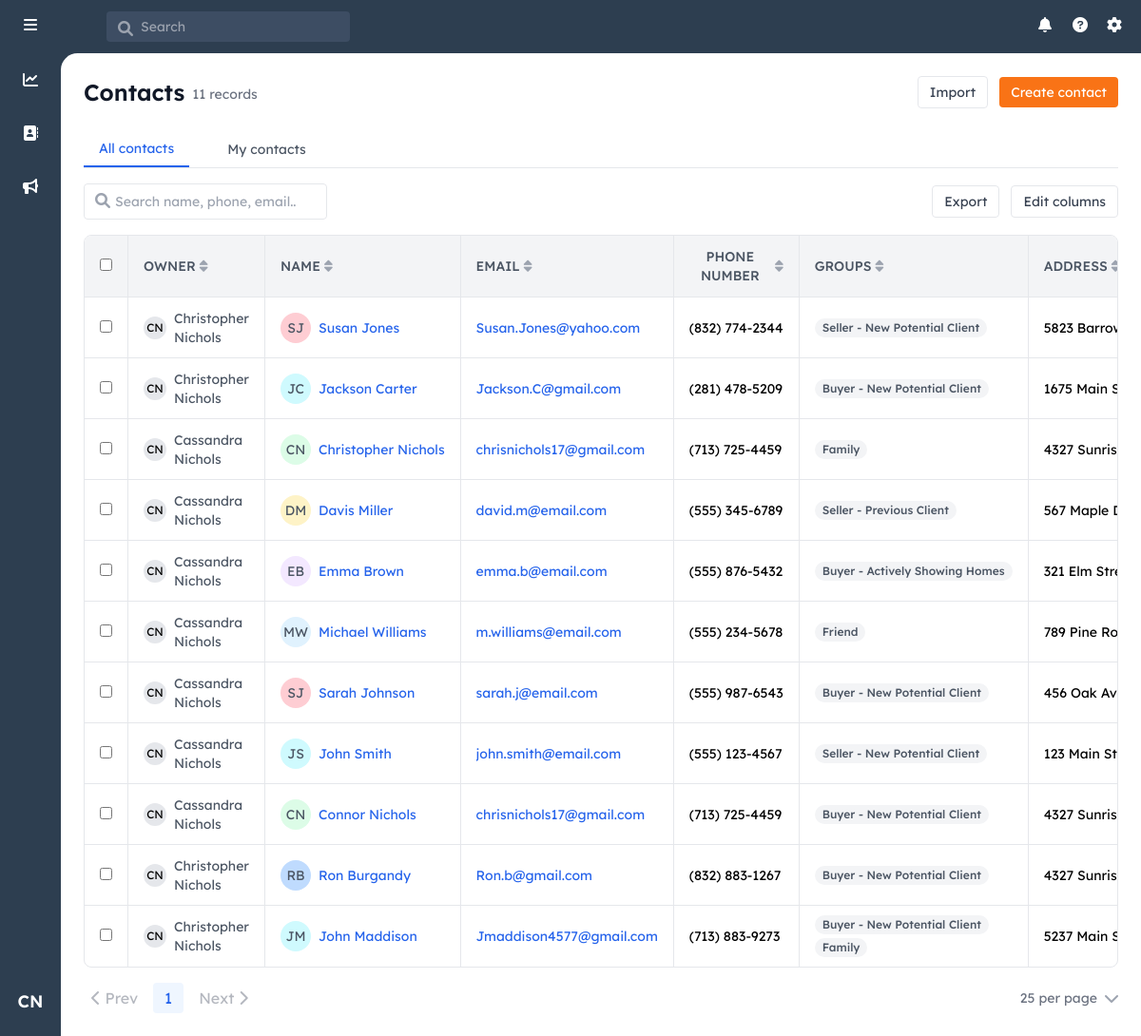
Page /?view=all (signed in) on the earlier database version.
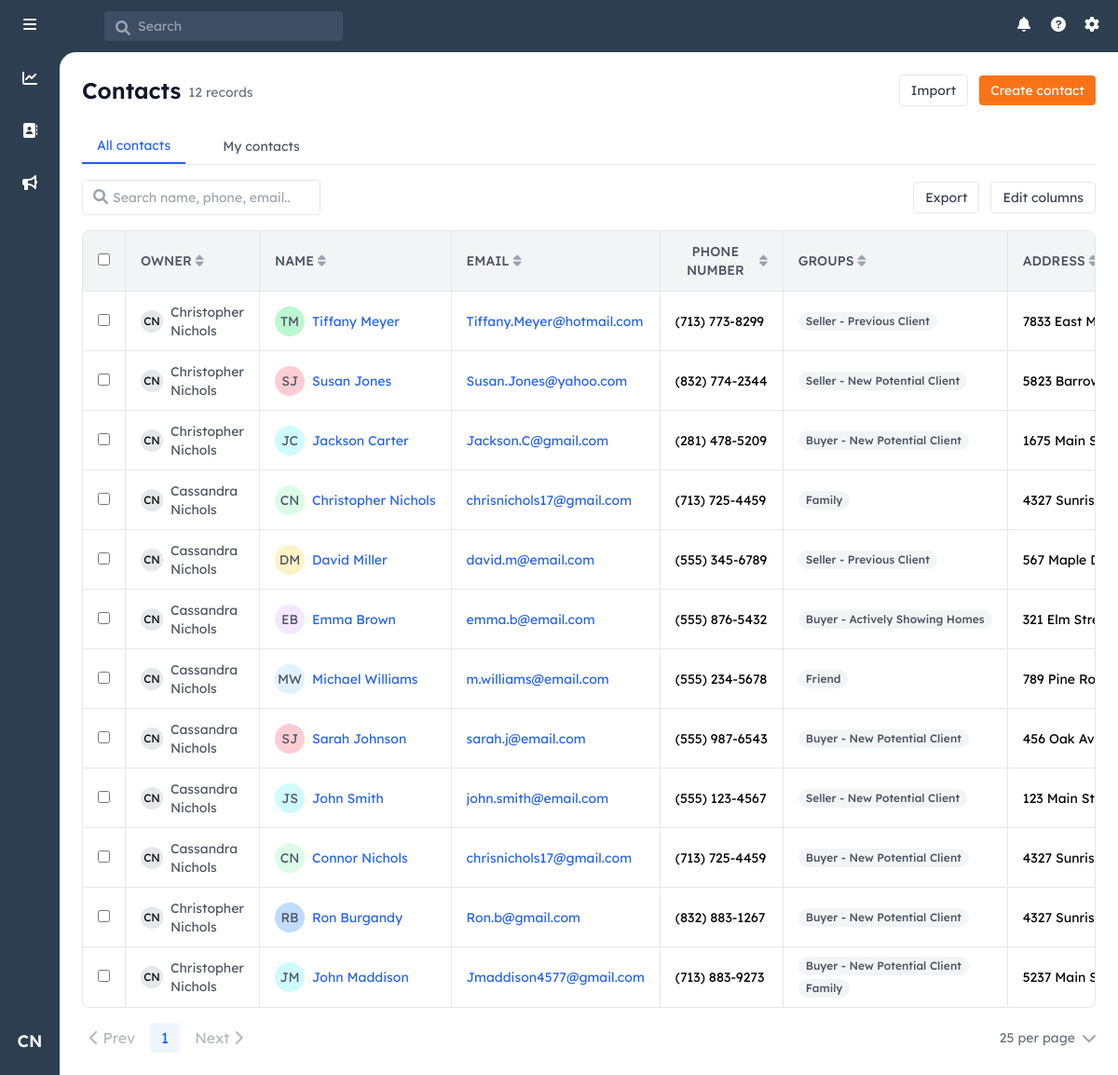
Same page on the later database version.
### models.py (models this page shows, shortened)
class Contact(db.Model):
    id = db.Column(db.Integer, primary_key=True)
    user_id = db.Column(db.Integer, db.ForeignKey('user.id'), nullable=False)
    first_name = db.Column(db.String(80), nullable=False)
    last_name = db.Column(db.String(80), nullable=False)
    email = db.Column(db.String(120))
    phone = db.Column(db.String(20))
    street_address = db.Column(db.String(200))
    city = db.Column(db.String(100))
    state = db.Column(db.String(50))
    zip_code = db.Column(db.String(20))
    notes = db.Column(db.Text)
    created_at = db.Column(db.DateTime, nullable=False, default=datetime.utcnow)
    updated_at = db.Column(db.DateTime, nullable=False, default=datetime.utcnow,
                          onupdate=datetime.utcnow)
    potential_commission = db.Column(db.Numeric(10, 2), nullable=False, default=5000.00)
    owner = db.relationship('User', backref=db.backref('contacts', lazy=True))
    groups = db.relationship('ContactGroup',
                           secondary=contact_groups,
                           back_populates='contacts',
                           lazy='joined')

class User(UserMixin, db.Model):
    id = db.Column(db.Integer, primary_key=True)
    username = db.Column(db.String(80), unique=True, nullable=False)
    email = db.Column(db.String(120), unique=True, nullable=False)
    password_hash = db.Column(db.String(128))
    first_name = db.Column(db.String(80), nullable=False)
    last_name = db.Column(db.String(80), nullable=False)
    role = db.Column(db.String(20), nullable=False, default='agent')
    created_at = db.Column(db.DateTime, nullable=False, default=datetime.utcnow)
    last_login = db.Column(db.DateTime)

class ContactGroup(db.Model):
    id = db.Column(db.Integer, primary_key=True)
    name = db.Column(db.String(100), unique=True, nullable=False)
    category = db.Column(db.String(50), nullable=False)
    sort_order = db.Column(db.Integer, nullable=False)
    created_at = db.Column(db.DateTime, nullable=False, default=datetime.utcnow)
    contacts = db.relationship('Contact',
                             secondary=contact_groups,
                             back_populates='groups',
                             lazy='dynamic')

### app.py (the view, shortened to what this page needs)
    @app.route('/')
    @login_required
    def index():
        show_all = request.args.get('view') == 'all' and current_user.role == 'admin'
        sort_by = request.args.get('sort', 'created_at')
        sort_dir = request.args.get('dir', 'desc')
        search_query = request.args.get('q', '').strip()
        if show_all:
            query = Contact.query
        else:
            query = Contact.query.filter_by(user_id=current_user.id)
        if sort_by == 'owner':
            query = query.join(User, Contact.user_id == User.id)
            if sort_dir == 'asc':
                query = query.order_by(User.first_name.asc(), User.last_name.asc())
            else:
                query = query.order_by(User.first_name.desc(), User.last_name.desc())
        elif sort_by == 'potential_commission':
            from sqlalchemy import func
            if sort_dir == 'asc':
                query = query.order_by(func.coalesce(Contact.potential_commission, 0).asc())
            else:
                query = query.order_by(func.coalesce(Contact.potential_commission, 0).desc())
        else:
            sort_map = {
                'name': [Contact.first_name, Contact.last_name],
                'email': [Contact.email],
                'phone': [Contact.phone],
                'address': [Contact.street_address],
                'notes': [Contact.notes],
                'created_at': [Contact.created_at]
            }
            if sort_by in sort_map:
                sort_attrs = sort_map[sort_by]
                if sort_dir == 'asc':
                    query = query.order_by(*[attr.asc() for attr in sort_attrs])
                else:
                    query = query.order_by(*[attr.desc() for attr in sort_attrs])
        contacts = query.all()
        return render_template('index.html',
                               contacts=contacts,
                               show_all=show_all,
                               current_sort=sort_by,
                               current_dir=sort_dir)

### templates/index.html (shortened to what the changed rows need)
{% extends "base.html" %}
{% block content %}
<div class="p-6">
    <div class="flex justify-between items-center mb-6">
        <div class="flex items-center space-x-2">
            <h1 class="text-2xl font-semibold text-gray-900">Contacts</h1>
            <span class="text-sm text-gray-500 translate-y-0.5 ml-2">{{ contacts|length }} record{% if contacts|length != 1 %}s{% endif %}</span>
        </div>
    </div>
    <div class="border rounded-lg overflow-hidden">
        <table class="w-full">
            <thead class="bg-gray-100 text-sm border-b">
                <tr>
                    <th class="w-8 px-4 py-3">
                        <input type="checkbox" class="rounded">
                    </th>
                    {% if current_user.role == 'admin' and show_all %}
                    <th class="w-48 px-4 py-3 font-medium text-gray-600 border-l text-sm">
                        <div class="flex items-center space-x-1 cursor-pointer" onclick="sortTable('owner')">
                            <span>OWNER</span>
                            <i class="fas fa-sort{% if current_sort == 'owner' %}{% if current_dir == 'asc' %}-up{% else %}-down{% endif %}{% endif %}
                               text-{% if current_sort == 'owner' %}gray-800{% else %}gray-400{% endif %} hover:text-gray-600"></i>
                        </div>
                    </th>
                    {% endif %}
                    <th class="w-64 px-4 py-3 font-medium text-gray-600 border-l text-sm">
                        <div class="flex items-center space-x-1 cursor-pointer" onclick="sortTable('name')">
                            <span>NAME</span>
                            <i class="fas fa-sort{% if current_sort == 'name' %}{% if current_dir == 'asc' %}-up{% else %}-down{% endif %}{% endif %}
                               text-{% if current_sort == 'name' %}gray-800{% else %}gray-400{% endif %} hover:text-gray-600"></i>
                        </div>
                    </th>
                    <th class="w-48 px-4 py-3 font-medium text-gray-600 border-l text-sm">
                        <div class="flex items-center space-x-1 cursor-pointer" onclick="sortTable('email')">
                            <span>EMAIL</span>
                            <i class="fas fa-sort{% if current_sort == 'email' %}{% if current_dir == 'asc' %}-up{% else %}-down{% endif %}{% endif %}
                               text-{% if current_sort == 'email' %}gray-800{% else %}gray-400{% endif %} hover:text-gray-600"></i>
                        </div>
                    </th>
                    <th class="w-40 px-4 py-3 font-medium text-gray-600 border-l text-sm">
                        <div class="flex items-center space-x-1 cursor-pointer" onclick="sortTable('phone')">
                            <span>PHONE NUMBER</span>
                            <i class="fas fa-sort{% if current_sort == 'phone' %}{% if current_dir == 'asc' %}-up{% else %}-down{% endif %}{% endif %}
                               text-{% if current_sort == 'phone' %}gray-800{% else %}gray-400{% endif %} hover:text-gray-600"></i>
                        </div>
                    </th>
                    <th class="w-64 px-4 py-3 font-medium text-gray-600 border-l text-sm">
                        <div class="flex items-center space-x-1">
                            <span>GROUPS</span>
                            <i class="fas fa-sort text-gray-400 hover:text-gray-600 cursor-pointer"></i>
                        </div>
                    </th>
                    <th class="w-48 px-4 py-3 font-medium text-gray-600 border-l text-sm">
                        <div class="flex items-center space-x-1 cursor-pointer" onclick="sortTable('address')">
                            <span>ADDRESS</span>
                            <i class="fas fa-sort{% if current_sort == 'address' %}{% if current_dir == 'asc' %}-up{% else %}-down{% endif %}{% endif %}
                               text-{% if current_sort == 'address' %}gray-800{% else %}gray-400{% endif %} hover:text-gray-600"></i>
                        </div>
                    </th>
                </tr>
            </thead>
            <tbody class="divide-y text-sm">
                {% for contact in contacts %}
                <tr class="hover:bg-gray-50 h-16">
                    <td class="px-4">
                        <input type="checkbox" class="rounded">
                    </td>
                    {% if current_user.role == 'admin' and show_all %}
                    <td class="px-4 border-l">
                        <div class="flex items-center">
                            <div class="w-6 h-6 rounded-full bg-gray-200 flex items-center justify-center text-xs mr-2 flex-shrink-0">
                                {{ contact.owner.first_name[0] }}{{ contact.owner.last_name[0] }}
                            </div>
                            <span class="text-gray-600 text-sm">
                                {{ contact.owner.first_name }} {{ contact.owner.last_name }}
                            </span>
                        </div>
                    </td>
                    {% endif %}
                    <td class="px-4 border-l">
                        <div class="flex items-center">
                            <div class="w-8 h-8 rounded-full flex items-center justify-center text-sm mr-2 flex-shrink-0 text-gray-600
                                {% set initials = contact.first_name[0]|upper + contact.last_name[0]|upper %}
                                {{ colors[initials[0]] or 'bg-gray-100' }}"
                            >
                                {{ contact.first_name[0] }}{{ contact.last_name[0] }}
                            </div>
                            <a href="{{ url_for('view_contact', contact_id=contact.id) }}"
                               class="text-blue-600 hover:text-blue-800 text-sm overflow-hidden overflow-ellipsis whitespace-nowrap max-w-[180px]">
                                {{ contact.first_name }} {{ contact.last_name }}
                            </a>
                        </div>
                    </td>
                    <td class="px-4 border-l">
                        <div class="overflow-hidden overflow-ellipsis whitespace-nowrap text-blue-600">
                            {{ contact.email or '--' }}
                        </div>
                    </td>
                    <td class="px-4 border-l">
                        <div class="overflow-hidden overflow-ellipsis whitespace-nowrap">
                            {{ contact.phone or '--' }}
                        </div>
                    </td>
                    <td class="px-4 border-l relative">
                        <div class="flex flex-wrap gap-1 max-h-12 overflow-hidden relative">
                            {% for group in contact.groups[:2] %}
                                <span class="inline-flex items-center px-2 py-0.5 rounded-full text-xs font-medium bg-gray-100 text-gray-600 whitespace-nowrap">
                                    {{ group.name }}
                                </span>
                            {% else %}
                                --
                            {% endfor %}
                        </div>
                    </td>
                    <td class="px-4 border-l relative group">
                        <div class="overflow-hidden overflow-ellipsis whitespace-nowrap">
                            {% set address_parts = [] %}
                            {% if contact.street_address %}
                                {% set _ = address_parts.append(contact.street_address) %}
                            {% endif %}
                            {% if contact.city %}
                                {% set _ = address_parts.append(contact.city) %}
                            {% endif %}
                            {% if contact.state %}
                                {% set _ = address_parts.append(contact.state) %}
                            {% endif %}
                            {% if contact.zip_code %}
                                {% set _ = address_parts.append(contact.zip_code) %}
                            {% endif %}
                            {{ address_parts|join(', ') or '--' }}
                        </div>
                    </td>
                </tr>
                {% else %}
                <tr>
                    <td colspan="{{ '9' if current_user.role == 'admin' and show_all else '8' }}" class="px-4 py-8 text-center text-gray-500 text-sm">
                        No contacts found. Click "Create contact" to add one.
                    </td>
                </tr>
                {% endfor %}
            </tbody>
        </table>
    </div>
</div>
{% endblock %}

Differences in the rows shown:
added Contact: owner "C", owner "N", owner.first_name "Christopher", owner.last_name "Nichols", first_name "T", last_name "M", first_name "Tiffany", last_name "Meyer", email "Tiffany.Meyer@hotmail.com", phone "(713) 773-8299", address_parts "7833 East…", ContactGroup (name "Seller - Previous Client")
changed Contact "Miller": first_name "Davis" → "David"
Other differences:
{{ contacts|length }}: "11" → "12"
